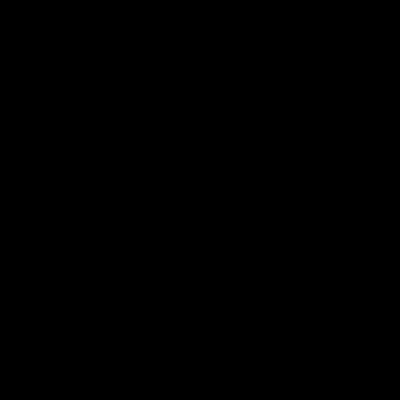
Frame 1 (no input)
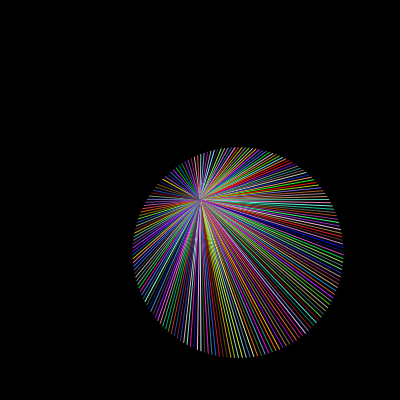
Frame 60 (no input)
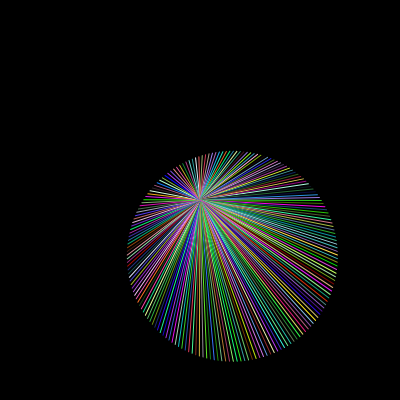
Frame 120 (the mouse pressed at the canvas centre since frame 60)

The p5.js sketch that drew these frames (run headless with seeded random() and noise() and a simulated clock; from frame 60 on, the mouse is pressed at the canvas centre):

// p5.js sketch
// ── sketch.js
let b

function setup() {
  createCanvas(400, 400);
  angleMode(DEGREES);
  

  
}

function draw() {
  background(0);
  cell(50, 100, 110, width/2, height/2, 2)
  // cell(20, 30, 50, 100, 100, 5)
  // cell(10, 60, 80, 350, 350, 7)
  // cell(30, 10, 30, 350, 60, 10)
  // cell(5, 20, 25, 50, 290, 20)

  
  if (frameCount <= 200){b=1}
  else if (frameCount <= 400){b=2}    
  else if (frameCount <= 600){b=5}
  else if (frameCount <= 800){b=8}    
  else if (frameCount <= 100){b=12}    
  else if (frameCount <= 1200){b=17} 
  else if (frameCount <= 1400){b=23}
  else if (frameCount <= 1600){b=25}
  else if (frameCount <= 1800){b=27}
    
 
}




function cell(a, c, d, e, f, g){
  let amp = a
  let freq = frameCount ;
  let sinValue = sin(freq) * amp;
  
  stroke(255)
  
  push();
  translate(e, f);
  rotate(frameCount*0.1);
    for (let angle = 0; angle < 360; angle += g) {
    let radDist = map(sin(angle*b), -1, 1, c, d); // radial distance
    let x = cos(angle) * radDist + sinValue;
    let y = sin(angle) * radDist +sinValue;
    stroke(random(255),random(255),random(255))
    // fill(random(255),random(255),random(255))
    line(0, 0, x, y);
  }
  pop();
  
  push()
  
  
  
  
  
  
  pop()
}
